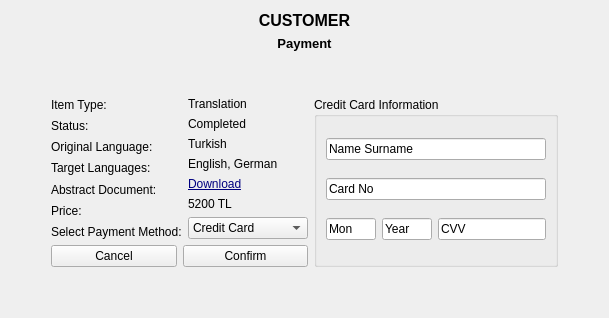
      <widget class="QWidget" name="pageCustomerPayment">
       <layout class="QHBoxLayout" name="horizontalLayout_38">
        <item>
         <layout class="QVBoxLayout" name="verticalLayout_23">
          <item>
           <widget class="QLabel" name="label_74">
            <property name="font">
             <font>
              <pointsize>12</pointsize>
              <weight>75</weight>
              <bold>true</bold>
             </font>
            </property>
            <property name="text">
             <string>CUSTOMER</string>
            </property>
            <property name="alignment">
             <set>Qt::AlignCenter</set>
            </property>
           </widget>
          </item>
          <item>
           <widget class="QLabel" name="label_75">
            <property name="font">
             <font>
              <pointsize>10</pointsize>
              <weight>75</weight>
              <bold>true</bold>
             </font>
            </property>
            <property name="text">
             <string>Payment</string>
            </property>
            <property name="alignment">
             <set>Qt::AlignCenter</set>
            </property>
           </widget>
          </item>
          <item>
           <spacer name="verticalSpacer_11">
            <property name="orientation">
             <enum>Qt::Vertical</enum>
            </property>
            <property name="sizeHint" stdset="0">
             <size>
              <width>20</width>
              <height>40</height>
             </size>
            </property>
           </spacer>
          </item>
          <item>
           <layout class="QHBoxLayout" name="horizontalLayout_29">
            <item>
             <spacer name="horizontalSpacer_14">
              <property name="orientation">
               <enum>Qt::Horizontal</enum>
              </property>
              <property name="sizeHint" stdset="0">
               <size>
                <width>40</width>
                <height>20</height>
               </size>
              </property>
             </spacer>
            </item>
            <item>
             <layout class="QVBoxLayout" name="verticalLayout_24">
              <item>
               <layout class="QHBoxLayout" name="horizontalLayout_35">
                <item>
                 <layout class="QVBoxLayout" name="verticalLayout_25">
                  <item>
                   <widget class="QLabel" name="label_76">
                    <property name="minimumSize">
                     <size>
                      <width>120</width>
                      <height>0</height>
                     </size>
                    </property>
                    <property name="text">
                     <string>Item Type:</string>
                    </property>
                   </widget>
                  </item>
                  <item>
                   <widget class="QLabel" name="label_77">
                    <property name="minimumSize">
                     <size>
                      <width>120</width>
                      <height>0</height>
                     </size>
                    </property>
                    <property name="text">
                     <string>Status:</string>
                    </property>
                   </widget>
                  </item>
                  <item>
                   <widget class="QLabel" name="label_78">
                    <property name="minimumSize">
                     <size>
                      <width>120</width>
                      <height>0</height>
                     </size>
                    </property>
                    <property name="text">
                     <string>Original Language:</string>
                    </property>
                   </widget>
                  </item>
                  <item>
                   <widget class="QLabel" name="label_79">
                    <property name="minimumSize">
                     <size>
                      <width>120</width>
                      <height>0</height>
                     </size>
                    </property>
                    <property name="text">
                     <string>Target Languages:</string>
                    </property>
                   </widget>
                  </item>
                  <item>
                   <widget class="QLabel" name="label_81">
                    <property name="minimumSize">
                     <size>
                      <width>120</width>
                      <height>0</height>
                     </size>
                    </property>
                    <property name="text">
                     <string>Abstract Document:</string>
                    </property>
                   </widget>
                  </item>
                  <item>
                   <widget class="QLabel" name="label_82">
                    <property name="minimumSize">
                     <size>
                      <width>120</width>
                      <height>0</height>
                     </size>
                    </property>
                    <property name="text">
                     <string>Price:</string>
                    </property>
                   </widget>
                  </item>
                  <item>
                   <widget class="QLabel" name="label_83">
                    <property name="minimumSize">
                     <size>
                      <width>120</width>
                      <height>0</height>
                     </size>
                    </property>
                    <property name="text">
                     <string>Select Payment Method:</string>
                    </property>
                   </widget>
                  </item>
                 </layout>
                </item>
                <item>
                 <layout class="QVBoxLayout" name="verticalLayout_26">
                  <item>
                   <widget class="QLabel" name="label_84">
                    <property name="minimumSize">
                     <size>
                      <width>120</width>
                      <height>0</height>
                     </size>
                    </property>
                    <property name="text">
                     <string>Translation</string>
                    </property>
                   </widget>
                  </item>
                  <item>
                   <widget class="QLabel" name="label_85">
                    <property name="minimumSize">
                     <size>
                      <width>120</width>
                      <height>0</height>
                     </size>
                    </property>
                    <property name="text">
                     <string>Completed</string>
                    </property>
                   </widget>
                  </item>
                  <item>
                   <widget class="QLabel" name="label_86">
                    <property name="minimumSize">
                     <size>
                      <width>120</width>
                      <height>0</height>
                     </size>
                    </property>
                    <property name="text">
                     <string>Turkish</string>
                    </property>
                   </widget>
                  </item>
                  <item>
                   <widget class="QLabel" name="label_87">
                    <property name="minimumSize">
                     <size>
                      <width>120</width>
                      <height>0</height>
                     </size>
                    </property>
                    <property name="text">
                     <string>English, German</string>
                    </property>
                   </widget>
                  </item>
                  <item>
                   <widget class="QLabel" name="label_89">
                    <property name="minimumSize">
                     <size>
                      <width>120</width>
                      <height>0</height>
                     </size>
                    </property>
                    <property name="styleSheet">
                     <string notr="true">color: rgb(0, 0, 127);
font: 8pt &quot;MS Shell Dlg 2&quot;;
text-decoration: underline;</string>
                    </property>
                    <property name="text">
                     <string>Download</string>
                    </property>
                   </widget>
                  </item>
                  <item>
                   <widget class="QLabel" name="label_90">
                    <property name="minimumSize">
                     <size>
                      <width>120</width>
                      <height>0</height>
                     </size>
                    </property>
                    <property name="text">
                     <string>5200 TL</string>
                    </property>
                   </widget>
                  </item>
                  <item>
                   <widget class="QComboBox" name="comboBox_3">
                    <item>
                     <property name="text">
                      <string>Credit Card</string>
                     </property>
                    </item>
                   </widget>
                  </item>
                 </layout>
                </item>
               </layout>
              </item>
              <item>
               <layout class="QHBoxLayout" name="horizontalLayout_36">
                <item>
                 <widget class="QPushButton" name="pushButton_26">
                  <property name="text">
                   <string>Cancel</string>
                  </property>
                 </widget>
                </item>
                <item>
                 <widget class="QPushButton" name="pushButton_27">
                  <property name="text">
                   <string>Confirm</string>
                  </property>
                 </widget>
                </item>
               </layout>
              </item>
             </layout>
            </item>
            <item>
             <widget class="QGroupBox" name="groupBox">
              <property name="minimumSize">
               <size>
                <width>240</width>
                <height>0</height>
               </size>
              </property>
              <property name="title">
               <string>Credit Card Information</string>
              </property>
              <layout class="QHBoxLayout" name="horizontalLayout_40">
               <item>
                <layout class="QVBoxLayout" name="verticalLayout_27">
                 <item>
                  <widget class="QLineEdit" name="lineEdit_3">
                   <property name="text">
                    <string>Name Surname</string>
                   </property>
                  </widget>
                 </item>
                 <item>
                  <widget class="QLineEdit" name="lineEdit_4">
                   <property name="text">
                    <string>Card No</string>
                   </property>
                  </widget>
                 </item>
                 <item>
                  <layout class="QHBoxLayout" name="horizontalLayout_39">
                   <item>
                    <layout class="QHBoxLayout" name="horizontalLayout_37">
                     <item>
                      <widget class="QLineEdit" name="lineEdit_5">
                       <property name="maximumSize">
                        <size>
                         <width>50</width>
                         <height>16777215</height>
                        </size>
                       </property>
                       <property name="text">
                        <string>Mon</string>
                       </property>
                      </widget>
                     </item>
                     <item>
                      <widget class="QLineEdit" name="lineEdit_6">
                       <property name="maximumSize">
                        <size>
                         <width>50</width>
                         <height>16777215</height>
                        </size>
                       </property>
                       <property name="text">
                        <string>Year</string>
                       </property>
                      </widget>
                     </item>
                    </layout>
                   </item>
                   <item>
                    <widget class="QLineEdit" name="lineEdit_7">
                     <property name="text">
                      <string>CVV</string>
                     </property>
                    </widget>
                   </item>
                  </layout>
                 </item>
                </layout>
               </item>
              </layout>
             </widget>
            </item>
            <item>
             <spacer name="horizontalSpacer_15">
              <property name="orientation">
               <enum>Qt::Horizontal</enum>
              </property>
              <property name="sizeHint" stdset="0">
               <size>
                <width>40</width>
                <height>20</height>
               </size>
              </property>
             </spacer>
            </item>
           </layout>
          </item>
          <item>
           <spacer name="verticalSpacer_12">
            <property name="orientation">
             <enum>Qt::Vertical</enum>
            </property>
            <property name="sizeHint" stdset="0">
             <size>
              <width>20</width>
              <height>40</height>
             </size>
            </property>
           </spacer>
          </item>
         </layout>
        </item>
       </layout>
      </widget>
